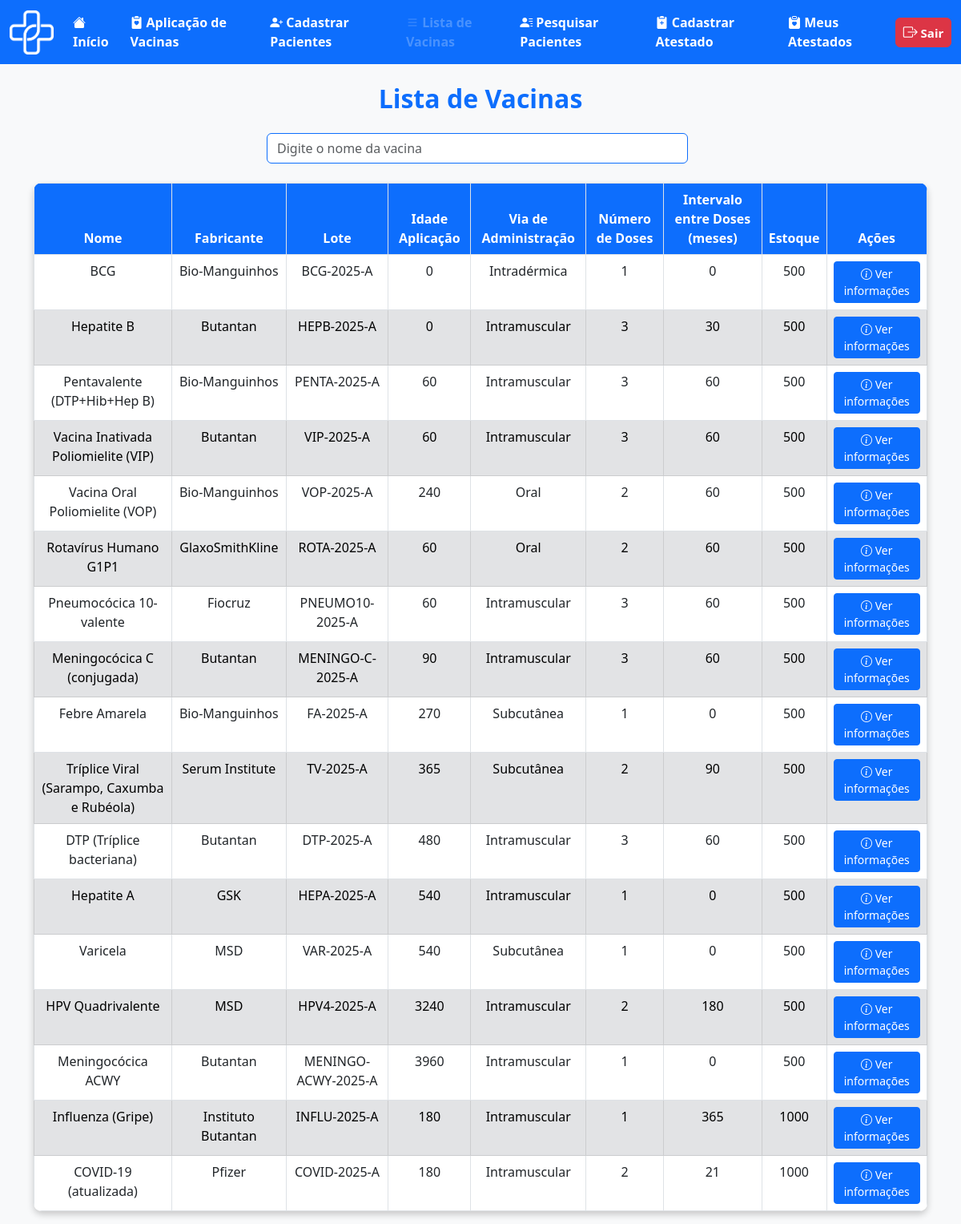
Screenshot of /medica/listavac.php (signed in) with the database file from the repository.
### tables this page shows
CREATE TABLE `vacina` (
  `id_vaci` int(11) NOT NULL,
  `nome_vaci` varchar(100) NOT NULL,
  `fabri_vaci` varchar(100) NOT NULL,
  `lote_vaci` varchar(50) NOT NULL,
  `idade_aplica` int(3) NOT NULL,
  `via_adimicao` varchar(50) NOT NULL,
  `n_dose` int(1) NOT NULL,
  `intervalo_dose` int(11) NOT NULL,
  `estoque` int(11) NOT NULL
);

### medica/listavac.php (the view, shortened to what this page needs)
<?php
include('../outros/db_connect.php');
$nome_vacina = '';
if (!empty($nome_vacina)) {
    $sql = "SELECT id_vaci, nome_vaci, fabri_vaci, lote_vaci, idade_aplica, via_adimicao, n_dose, intervalo_dose, estoque
            FROM vacina WHERE nome_vaci LIKE ?";
    $stmt = $conn->prepare($sql);
    $like_param = '%' . $nome_vacina . '%';
    $stmt->bind_param('s', $like_param);
    $stmt->execute();
    $result = $stmt->get_result();
} else {
    $sql = "SELECT id_vaci, nome_vaci, fabri_vaci, lote_vaci, idade_aplica, via_adimicao, n_dose, intervalo_dose, estoque
            FROM vacina";
    $result = $conn->query($sql);
}
?>
<!DOCTYPE html>
<html lang="pt-BR">
<head>
    <link href="https://cdn.jsdelivr.net/npm/bootstrap-icons/font/bootstrap-icons.css" rel="stylesheet">
    <link href="https://cdn.jsdelivr.net/npm/bootstrap@5.3.0/dist/css/bootstrap.min.css" rel="stylesheet">
</head>
<body>
    <nav class="navbar navbar-expand-lg bg-primary" data-bs-theme="dark">
        <div class="container-fluid">
            <div class="d-flex align-items-center">
                <img src="../img/logo_vetor.png" alt="Logo DigitalVac" width="55" height="55" class="me-3">
            </div>
            <div class="collapse navbar-collapse" id="navbarNavAltMarkup">
                <div class="navbar-nav">
                    <a class="nav-link active fs-6 fw-bold" href="telainicio.php">
                        <i class="bi bi-house-fill"></i> Início
                    </a>
                    <a class="nav-link active fs-6 fw-bold" href="cadastroaplic.php">
                        <i class="bi bi-clipboard2-heart-fill"></i> Aplicação de Vacinas
                    </a>
                    <a class="nav-link active fs-6 fw-bold" href="cadastropac.html">
                        <i class="bi bi-person-plus-fill"></i> Cadastrar Pacientes
                    </a>
                    <a class="nav-link disabled fs-6 fw-bold" aria-disabled="true" href="listavac.php">
                        <i class="bi bi-list"></i> Lista de Vacinas
                    </a>
                    <a class="nav-link active fs-6 fw-bold" href="pesquisa_paciente.php">
                        <i class="bi bi-person-lines-fill"></i> Pesquisar Pacientes
                    </a>
                    <a class="nav-link active fs-6 fw-bold" href="cadastroatestado.php">
                        <i class="bi bi-clipboard2-plus-fill"></i> Cadastrar Atestado
                    </a>
                    <a class="nav-link active fs-6 fw-bold" href="atestado_medico.php">
                        <i class="bi bi-clipboard-heart-fill"></i> Meus Atestados
                    </a>
                </div>
                <ul class="navbar-nav ms-auto">
                    <li class="nav-item">
                        <a class="btn btn-danger fw-bold px-2 py-1" style="font-size: 15px; min-width: 70px;"
                            href="../outros/sair.php">
                            <i class="bi bi-box-arrow-right" style="font-size: 18px;"></i> Sair
                        </a>
                    </li>
                </ul>
            </div>
        </div>
    </nav>
    <div class="container mt-4">
        <h2 class="text-center text-primary fw-bold">Lista de Vacinas</h2>
        <div class="container-fluid col-md-6 mt-4">
            <form class="d-flex position-relative" role="search" id="form-pesquisa-vacina">
                <input class="form-control me-2 border border-primary" type="search" name="nome_vacina"
                    placeholder="Digite o nome da vacina" value="<?php echo htmlspecialchars($nome_vacina); ?>"
                    id="input-nome-vacina" autocomplete="off">
            </form>
        </div>
        <br>
        <div id="tabela-vacinas" class="d-flex justify-content-center">
            <table class="table table-bordered text-center mx-auto">
                <thead>
                    <tr>
                        <th>Nome</th>
                        <th>Fabricante</th>
                        <th>Lote</th>
                        <th>Idade Aplicação</th>
                        <th>Via de Administração</th>
                        <th>Número de Doses</th>
                        <th>Intervalo entre Doses (meses)</th>
                        <th>Estoque</th>
                        <th>Ações</th>
                    </tr>
                </thead>
                <tbody>
                    <?php
                    $rowIndex = 0;
                    while ($row = $result->fetch_assoc()):
                        if ($rowIndex === 0) {
                            $rowClass = 'bg-white';
                        } else {
                            $rowClass = ($rowIndex % 2 === 1) ? 'table-secondary' : 'bg-white';
                        }
                        ?>
                        <tr class="<?php echo $rowClass; ?>">
                            <td><?php echo htmlspecialchars($row['nome_vaci']); ?></td>
                            <td><?php echo htmlspecialchars($row['fabri_vaci']); ?></td>
                            <td><?php echo htmlspecialchars($row['lote_vaci']); ?></td>
                            <td><?php echo htmlspecialchars($row['idade_aplica']); ?></td>
                            <td><?php echo htmlspecialchars($row['via_adimicao']); ?></td>
                            <td><?php echo htmlspecialchars($row['n_dose']); ?></td>
                            <td><?php echo htmlspecialchars($row['intervalo_dose']); ?></td>
                            <td><?php echo htmlspecialchars($row['estoque']); ?></td>
                            <td>
                                <a href="ver_vacina.php?id_vaci=<?php echo urlencode($row['id_vaci']); ?>"
                                    class="btn btn-primary btn-sm">
                                    <i class="bi bi-info-circle"></i> Ver informações
                                </a>
                            </td>
                        </tr>
                        <?php $rowIndex++; endwhile; ?>
                </tbody>
            </table>
        </div>
    </div>
</body>
</html>

### medica/listavac.php (style rules this page uses)
body { background-color: #f8f9fa; }
.navbar { margin-bottom: 20px; }
.table { background: white; border-radius: 10px; overflow: hidden; box-shadow: 0 4px 8px rgba(0, 0, 0, 0.2); }
.table thead th { background-color: #0d6efd !important; color: white !important; font-weight: bold; }

### rows the page displays
vacina: nome_vaci "BCG", fabri_vaci "Bio-Manguinhos", lote_vaci "BCG-2025-A", idade_aplica "0", via_adimicao "Intradérmica", n_dose "1", intervalo_dose "0", estoque "500"
vacina: nome_vaci "Hepatite B", fabri_vaci "Butantan", lote_vaci "HEPB-2025-A", idade_aplica "0", via_adimicao "Intramuscular", n_dose "3", intervalo_dose "30", estoque "500"
vacina: nome_vaci "Pentavalente (DTP+Hib+Hep B)", fabri_vaci "Bio-Manguinhos", lote_vaci "PENTA-2025-A", idade_aplica "60", via_adimicao "Intramuscular", n_dose "3", intervalo_dose "60", estoque "500"
vacina: nome_vaci "Vacina Inativada Poliomielite (VIP)", fabri_vaci "Butantan", lote_vaci "VIP-2025-A", idade_aplica "60", via_adimicao "Intramuscular", n_dose "3", intervalo_dose "60", estoque "500"
vacina: nome_vaci "Vacina Oral Poliomielite (VOP)", fabri_vaci "Bio-Manguinhos", lote_vaci "VOP-2025-A", idade_aplica "240", via_adimicao "Oral", n_dose "2", intervalo_dose "60", estoque "500"
vacina: nome_vaci "Rotavírus Humano G1P1", fabri_vaci "GlaxoSmithKline", lote_vaci "ROTA-2025-A", idade_aplica "60", via_adimicao "Oral", n_dose "2", intervalo_dose "60", estoque "500"
vacina: nome_vaci "Pneumocócica 10-valente", fabri_vaci "Fiocruz", lote_vaci "PNEUMO10-2025-A", idade_aplica "60", via_adimicao "Intramuscular", n_dose "3", intervalo_dose "60", estoque "500"
vacina: nome_vaci "Meningocócica C (conjugada)", fabri_vaci "Butantan", lote_vaci "MENINGO-C-2025-A", idade_aplica "90", via_adimicao "Intramuscular", n_dose "3", intervalo_dose "60", estoque "500"
vacina: nome_vaci "Febre Amarela", fabri_vaci "Bio-Manguinhos", lote_vaci "FA-2025-A", idade_aplica "270", via_adimicao "Subcutânea", n_dose "1", intervalo_dose "0", estoque "500"
vacina: nome_vaci "Tríplice Viral (Sarampo, Caxumba e Rubéola)", fabri_vaci "Serum Institute", lote_vaci "TV-2025-A", idade_aplica "365", via_adimicao "Subcutânea", n_dose "2", intervalo_dose "90", estoque "500"
vacina: nome_vaci "DTP (Tríplice bacteriana)", fabri_vaci "Butantan", lote_vaci "DTP-2025-A", idade_aplica "480", via_adimicao "Intramuscular", n_dose "3", intervalo_dose "60", estoque "500"
vacina: nome_vaci "Hepatite A", fabri_vaci "GSK", lote_vaci "HEPA-2025-A", idade_aplica "540", via_adimicao "Intramuscular", n_dose "1", intervalo_dose "0", estoque "500"
vacina: nome_vaci "Varicela", fabri_vaci "MSD", lote_vaci "VAR-2025-A", idade_aplica "540", via_adimicao "Subcutânea", n_dose "1", intervalo_dose "0", estoque "500"
vacina: nome_vaci "HPV Quadrivalente", fabri_vaci "MSD", lote_vaci "HPV4-2025-A", idade_aplica "3240", via_adimicao "Intramuscular", n_dose "2", intervalo_dose "180", estoque "500"
vacina: nome_vaci "Meningocócica ACWY", fabri_vaci "Butantan", lote_vaci "MENINGO-ACWY-2025-A", idade_aplica "3960", via_adimicao "Intramuscular", n_dose "1", intervalo_dose "0", estoque "500"
vacina: nome_vaci "Influenza (Gripe)", fabri_vaci "Instituto Butantan", lote_vaci "INFLU-2025-A", idade_aplica "180", via_adimicao "Intramuscular", n_dose "1", intervalo_dose "365", estoque "1000"
vacina: nome_vaci "COVID-19 (atualizada)", fabri_vaci "Pfizer", lote_vaci "COVID-2025-A", idade_aplica "180", via_adimicao "Intramuscular", n_dose "2", intervalo_dose "21", estoque "1000"
